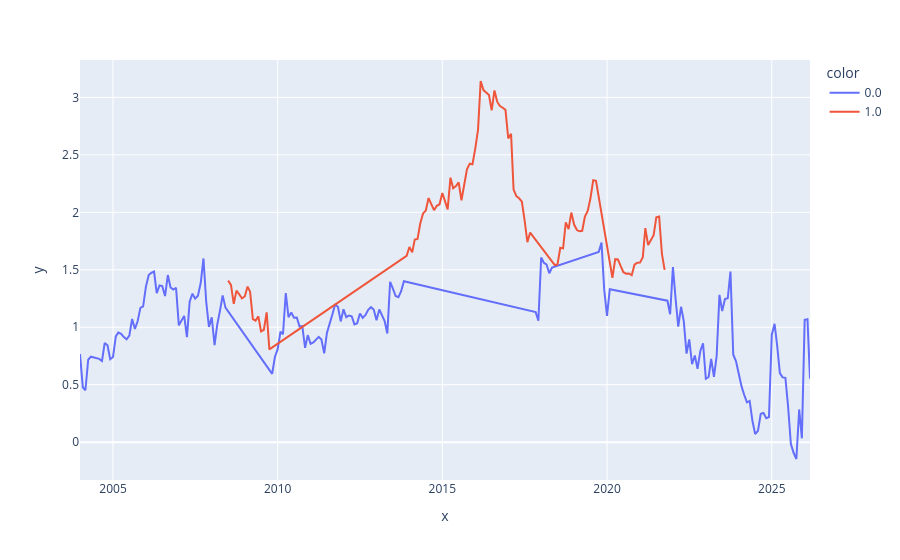

Source (notebook cell):
### Code cell
fig = px.line(x=data['IBC-Br'].index, y=data['BETA'], color=data['regime'])
fig.show()
